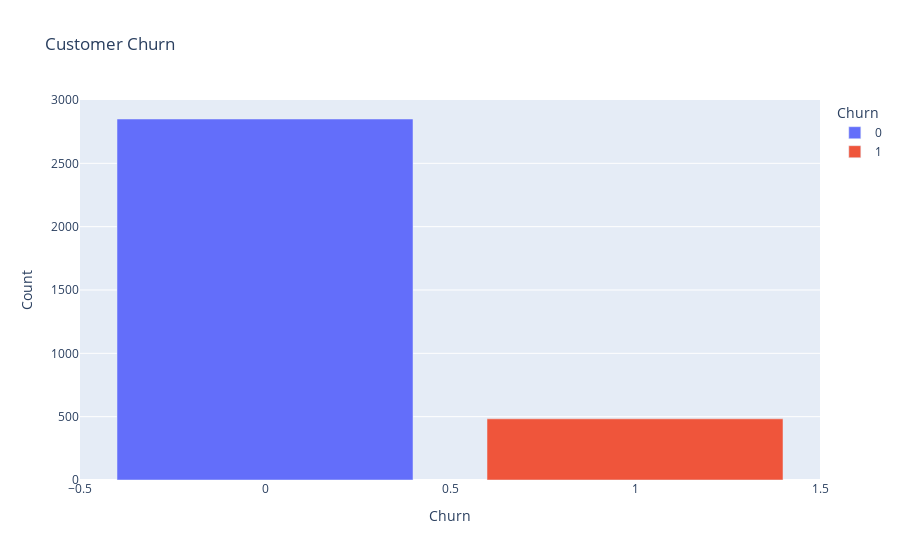

The notebook cell saved with this chart:
### Code cell
fig = px.bar(churn_count_df, x="Churn", y="Count", color='Churn', title="Customer Churn")
fig.show()

### Figure 1 — Plotly figure (JSON) as saved in the notebook; plotly's stock layout.template omitted (floating-point values rounded to 4 significant figures)
{"data": [{"alignmentgroup": "True", "hovertemplate": "Churn=%{x}<br>Count=%{y}<extra></extra>", "legendgroup": "0", "marker": {"color": "#636efa", "pattern": {"shape": ""}}, "name": "0", "offsetgroup": "0", "orientation": "v", "showlegend": true, "textposition": "auto", "type": "bar", "x": [0], "xaxis": "x", "y": [2850], "yaxis": "y"}, {"alignmentgroup": "True", "hovertemplate": "Churn=%{x}<br>Count=%{y}<extra></extra>", "legendgroup": "1", "marker": {"color": "#EF553B", "pattern": {"shape": ""}}, "name": "1", "offsetgroup": "1", "orientation": "v", "showlegend": true, "textposition": "auto", "type": "bar", "x": [1], "xaxis": "x", "y": [483], "yaxis": "y"}], "layout": {"barmode": "relative", "legend": {"title": {"text": "Churn"}, "tracegroupgap": 0}, "title": {"text": "Customer Churn"}, "xaxis": {"anchor": "y", "categoryarray": [0, 1], "categoryorder": "array", "domain": [0, 1], "title": {"text": "Churn"}}, "yaxis": {"anchor": "x", "domain": [0, 1], "title": {"text": "Count"}}}}
